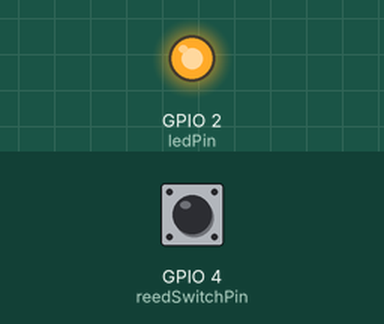
Bench run of a program on a simulated ESP32. Shown: output pins drawn as LEDs (lit = HIGH). The inputs (shaded band) are chosen by the test bench; at power-on: GPIO 4 (reedSwitchPin) HIGH. WiFi joins after 1.5 s; servers stay silent unless stated; no MQTT or app messages arrive unless stated; what the program prints to the serial monitor is not drawn.

Above: at 2.7 s.
2.8 s: GPIO 4 (reedSwitchPin) pulled LOW for 0.15 s
At 2.89 s:
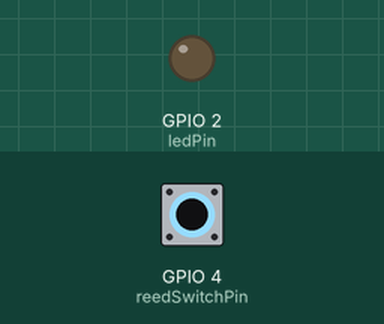
4.4 s: GPIO 4 (reedSwitchPin) pulled LOW for 3.2 s
At 8.2 s:
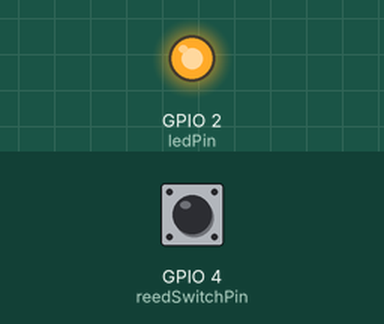
Timing chart, 0 to 9.7 s (numbered marks = the images above; inputs shaded):
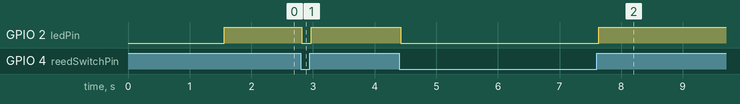

Measured:
- after the input at 2.8 s, GPIO 2 (ledPin): HIGH → LOW at once, → HIGH 0.15 s later
- after the input at 4.4 s, GPIO 2 (ledPin): HIGH → LOW at once, → HIGH 3.2 s later

The program:

main.cpp
```cpp
#include <Arduino.h>
#include <WiFi.h>
#include <PubSubClient.h>


// Замените на свои данные
const char* ssid     = "Galaxy A51292C";
const char* password = "5112787e";

const int reedSwitchPin = 4;
const int ledPin = 2;

const char* mqtt_server = "34.154.152.150";      // например, "192.168.1.100"

const char* mqtt_user = "eldor";        // логин MQTT
const char* mqtt_pass = "12345";        // пароль MQTT
const char* topic = "door/status";

WiFiClient espClient;
PubSubClient client(espClient);

int lastSensorState = -1;

void setup_wifi() {
  delay(10);
  Serial.println();
  Serial.print("Подключение к Wi-Fi: ");
  Serial.println(ssid);

  WiFi.begin(ssid, password);
  while (WiFi.status() != WL_CONNECTED) {
    delay(500);
    Serial.print(".");
  }

  Serial.println("\nWi-Fi подключён. IP: ");
  Serial.println(WiFi.localIP());
}

void reconnect() {
  while (!client.connected()) {
    Serial.print("Подключение к MQTT...");
    // добавляем логин и пароль
    if (client.connect("ESP32Client", mqtt_user, mqtt_pass)) {
      Serial.println("Успешно подключено к MQTT");
    } else {
      Serial.print("Ошибка подключения, rc=");
      Serial.print(client.state());
      Serial.println(". Повтор через 5 сек...");
      delay(5000);
    }
  }
}

void setup() {
  pinMode(reedSwitchPin, INPUT);
  pinMode(ledPin, OUTPUT);

  Serial.begin(115200);
  setup_wifi();
  client.setServer(mqtt_server, 1883);
}

void loop() {
  if (!client.connected()) {
    reconnect();
  }
  client.loop();  // ← ОБЯЗАТЕЛЬНО

  int sensorValue = digitalRead(reedSwitchPin);

  if (sensorValue != lastSensorState) {
    lastSensorState = sensorValue;

    if (sensorValue == HIGH) {
      digitalWrite(ledPin, HIGH);
      client.publish(topic, "Дверь ЗАКРЫТА");
      Serial.println("Магнит рядом (замкнуто)");
    } else {
      digitalWrite(ledPin, LOW);
      client.publish(topic, "Дверь ОТКРЫТА");
      Serial.println("Магнит далеко (разомкнуто)");
    }
  }

  delay(50); // антидребезг
}
```
